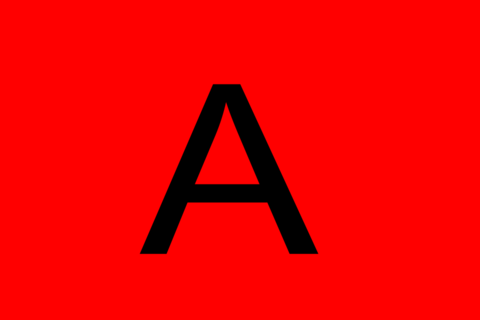
#> input picture Test Data/Test Image A 480x320.png, 480 x 320 px
$ python 'Test Image.py'
#> lines starting #> are read from the running program, lines starting #| are printed output that depends on the picture
import numpy as np
import matplotlib.pyplot as plt
from PIL import Image
import cv2


PI2 = np.pi*2

start = 0
end = 2
sample_rate = 4800
data_type = 'float'

def linear_chirp(ts, low=440, high=880, amp=1.0):
    """Compute the waveform of a linear chirp

    low: starting frequency
    high: ending frequency
    amp: amplitude
    """
    freqs = np.linspace(low, high, len(ts) - 1)

    dts = np.diff(ts)

    dphis = np.insert(PI2 * freqs * dts, 0, 0)

    phases = np.cumsum(dphis)

    ys = amp * np.cos(phases)

    return ys


def main(signal, image):
    '''
        Write code to generate an interesting signal.
        This could be a simple tone (e.g. A4),
        But there are bonus points for a signal with a more complicated spectrum (e.g. a chirp).
    '''

    with open('test_vector.h', 'w') as out_file:
        out_file.write(f'float test_vector[{len(signal)}]')
        out_file.write(' = {')
        for i in range(1,len(signal)):
            out_file.write(f'{signal[i]}')
            '''Loop to append comma to element, and stops at last element to remove excess comma'''
            if i != len(signal) - 1:
                    out_file.write(',')
        out_file.write('};')

    rows, columns = image.size
    with open('test_image.h', 'w') as out_image:
        out_image.write(f'float test_image[{rows}][{columns}]')
        out_image.write(' = {')
        for i in range(rows):
            out_image.write('{')
            for j in range(columns):
                L,A = image.getpixel((i,j))
                out_image.write('{L}'.format(L=L))
                if j != columns - 1:
                    out_image.write(',')
            out_image.write('}')
            if i != rows - 1:
                out_image.write(',')
        out_image.write('};')

ts = np.linspace(start, end, sample_rate)
signal = linear_chirp(ts)

img = Image.open('Test Image A 480x320.png').convert('LA')
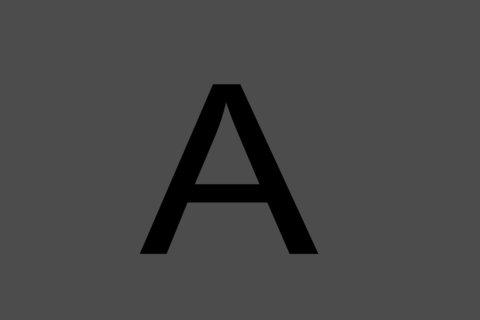
#> img: PIL image 480x320 LA; mean R, G, B, A 71.2, 71.2, 71.2, 255
img.save('grayscale.png')
#img = cv2.imread('grayscale.png')

main(signal, img)
